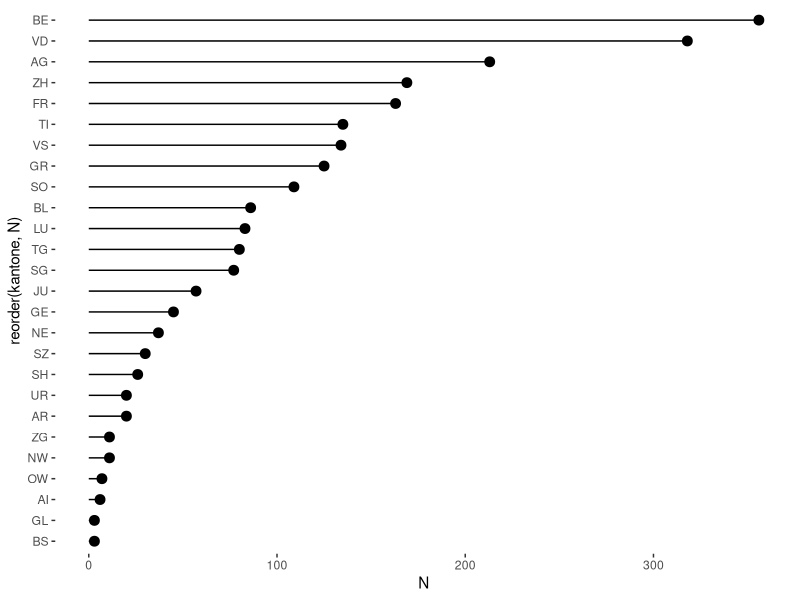
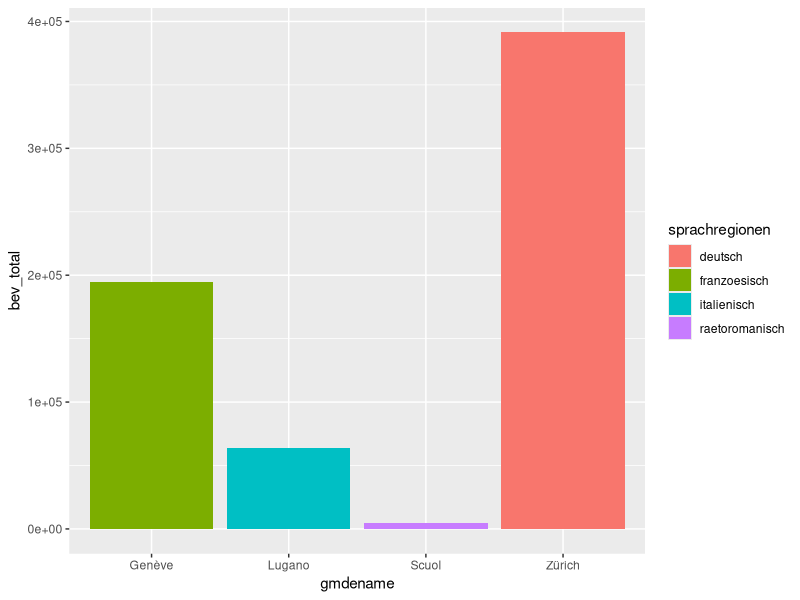
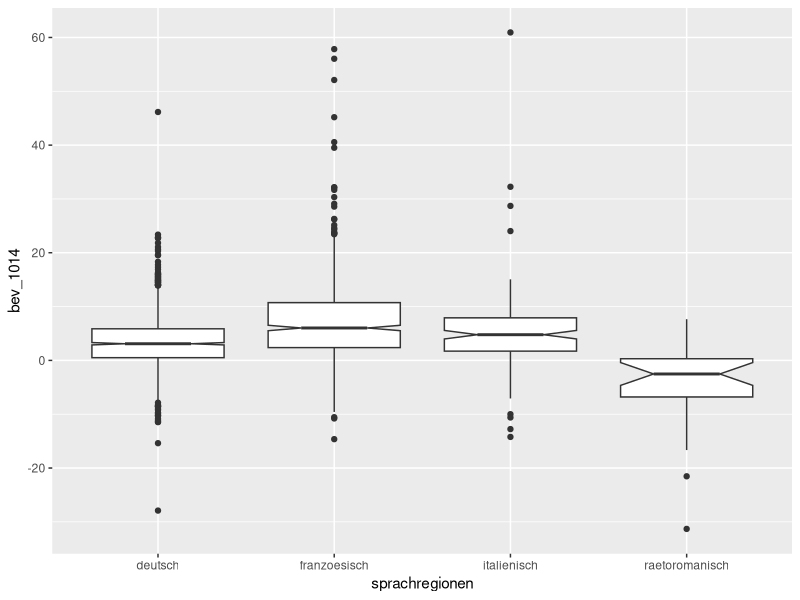
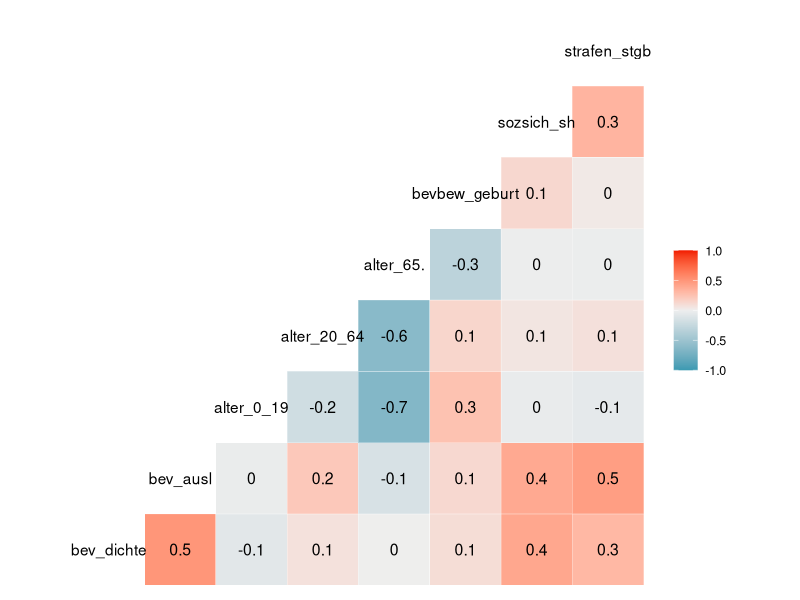
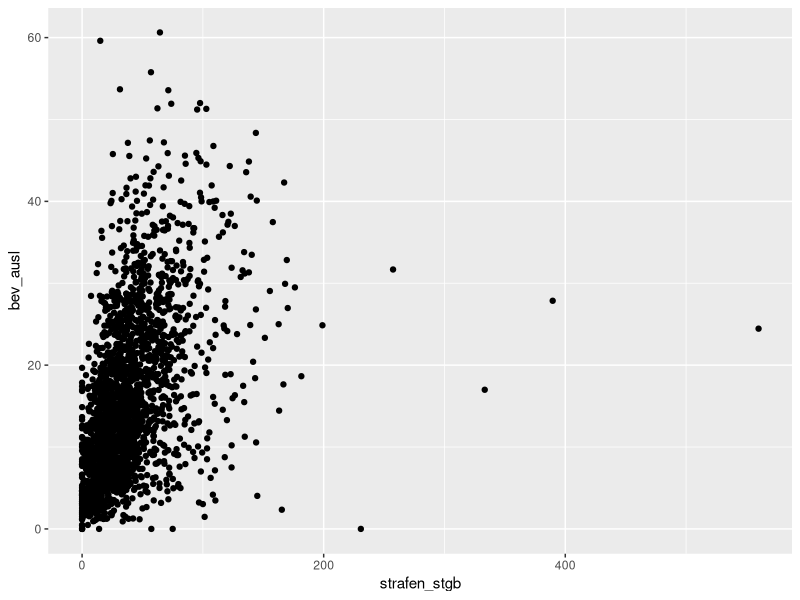
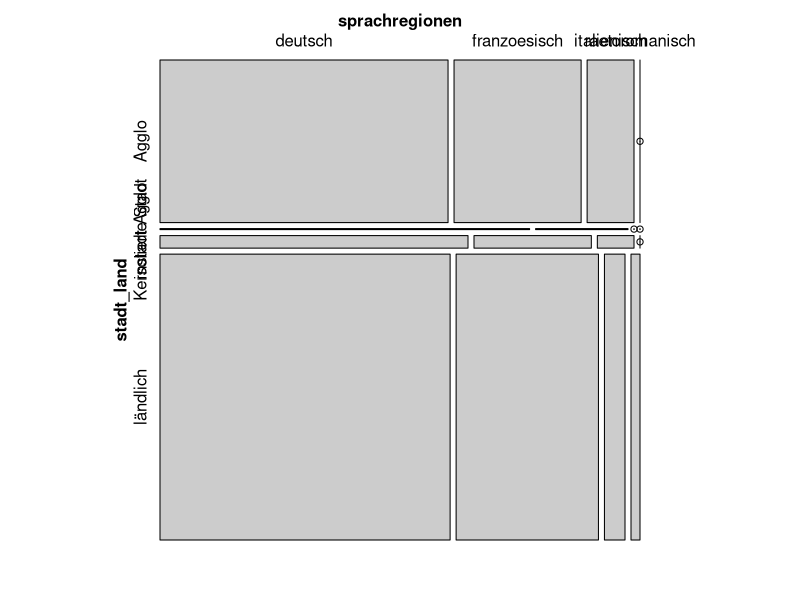
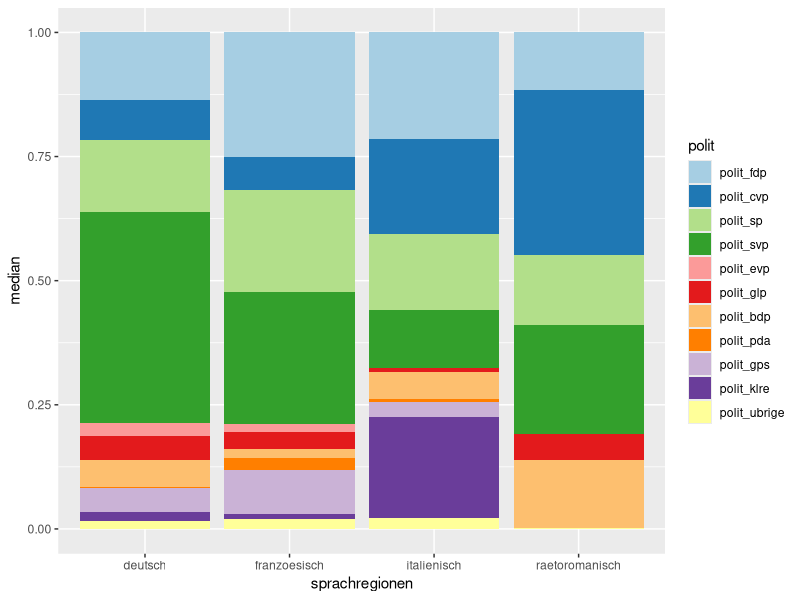
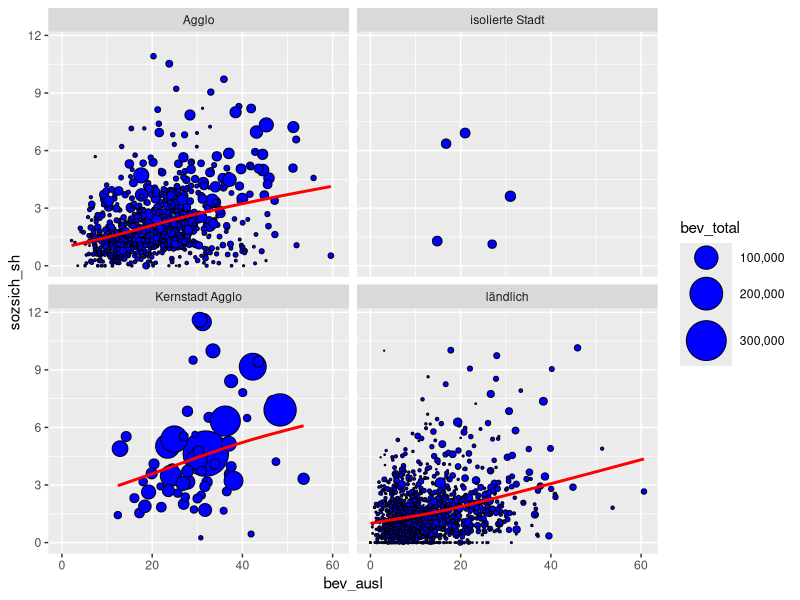

These figures' R source, in order:

rm(list=ls())


library(dplyr)
library(readr)

df <- read_csv("dataviz/GemeindeDaten/gemeindedaten.csv")


# Beantworten Sie folgende Fragen:
# Wie viele Gemeinden gab es in der Schweiz im Jahr 2014?
nrow(df)
# Was ist die mittlere Einwohnerzahl einer Schweizer Gemeinde?
mean(df$bev_total)
# Wie viele Einwohner leben in der grössten Gemeinde?
df %>%
  arrange(desc(bev_total)) %>%
  head(1) %>%
  select(gmdename, kantone, grossregionen, bev_total)
# Wie viele in der kleinsten?
df %>%
  arrange(bev_total) %>%
  head(1) %>%
  select(gmdename, kantone, grossregionen, bev_total)

library(ggplot2)
# 5. In welchem Kanton gibt es am meisten Gemeinden? In welchem am wenigsten?

df %>% 
  group_by(kantone) %>% 
  summarise(N = n()) %>% 
  ggplot(aes(x = reorder(kantone, N), y = N)) +
  geom_point(size = 3) +
  geom_segment(aes(xend = kantone, yend = 0), lineend = 1) +
  coord_flip() +
  theme(panel.background = element_blank())


# 6. Betrachten Sie die Einwohnerzahlen der Gemeinden gruppiert nach Sprachregionen. Wie
# heissen die jeweils grössten Gemeinden?

df %>%
  group_by(sprachregionen) %>% 
  mutate(rank = dense_rank(-bev_total)) %>% 
  filter(rank == 1) %>% 
  ggplot(aes(x = gmdename, y = bev_total, fill = sprachregionen)) +
  geom_bar(stat = "identity", position = "dodge")


# 7. Betrachten Sie die Veränderung der Einwohnerzahl von 2010 bis 2014 nach Sprachregionen. In
# welcher Sprachregionen sind die Gemeinden am stärksten gewachsen? In welcher am wenigsten oder gibt es Sprachregionen, in welcher die Einwohnerentwicklung in der Tendenz sogar eher rückläufig ist? Analysieren sie zusätzlich graphisch, ob die Unterscheidung von städtischen und ländlichen Gemeinden dabei eine Rolle spielt?

df %>% 
  ggplot(aes(x = sprachregionen, y = bev_1014)) +
  geom_boxplot(notch = TRUE)

# 8. Untersuchen Sie die Zusammenhangsstruktur folgender Variablen:
#   bev_dichte, bev_ausl, alter_0_19, alter_20_64, alter_65.,bevbew_geburt, sozsich_sh, strafen_stgb
# Gibt es Korrelationen?
# Falls ja, lassen Sie sich erklären oder sind sie eher unerwartet?
# Suchen Sie sich einen Ihnen interessant erscheinenden Zusammenhang und schauen Sie sich diesen in einem eigenen Scatterplot an

df_cor <- df %>%
  select(bev_dichte, bev_ausl,
         alter_0_19, alter_20_64,
         `alter_65+`, bevbew_geburt,
         sozsich_sh, strafen_stgb)

library(GGally)

ggcorr(df_cor, label = TRUE)

df_cor %>%
  ggplot(aes(x = strafen_stgb, y = bev_ausl)) + 
  geom_point()

# 9. Visualisieren Sie eine Kontingenztabelle mit den Variablen Stadt_Land und Sprachregionen.
# Welcher Gemeindetyp überwiegt bei deutschsprachigen Gemeinden, welcher bei italienischsprachigen Gemeinden.
# Gibt es in jeder Sprachregion isolierte Städte?

library(vcd)

df %>%
  select(stadt_land, sprachregionen) %>% 
  table() %>% 
  mosaic()


# 10. Erstellen Sie ein politisches Profil nach Sprachregionen mit der Hilfe
# der Variablen zu den Wähleranteilen.

library(reshape2)

col <- grep("polit", colnames(df))
df_pol <- df %>% select(sprachregionen, col) %>% 
  melt(id.vars = "sprachregionen") %>% 
  transmute(sprachregionen = sprachregionen,
            polit = variable,
            value = value %>% as.numeric) %>% 
  na.omit()


df_pol %>% 
  group_by(sprachregionen, polit) %>% 
  summarise(median = median(value)) %>% 
  ggplot(aes(x = sprachregionen, y = median, fill = polit)) +
  geom_bar(position = "fill", stat = "identity") +
  scale_fill_brewer(palette = "Paired")



25*0.35
55*0.25
str(df)

df %>% 
  ggplot(aes(x = bev_ausl, y= sozsich_sh)) +
  geom_point(aes(size = bev_total), pch = 21, fill = "blue", color = "black") +
  stat_smooth(color = "red", se = FALSE, Ity=2)+
  scale_size_area(max_size = 15, label = scales::comma) +
  theme_grey()+
  facet_wrap(~stadt_land)

